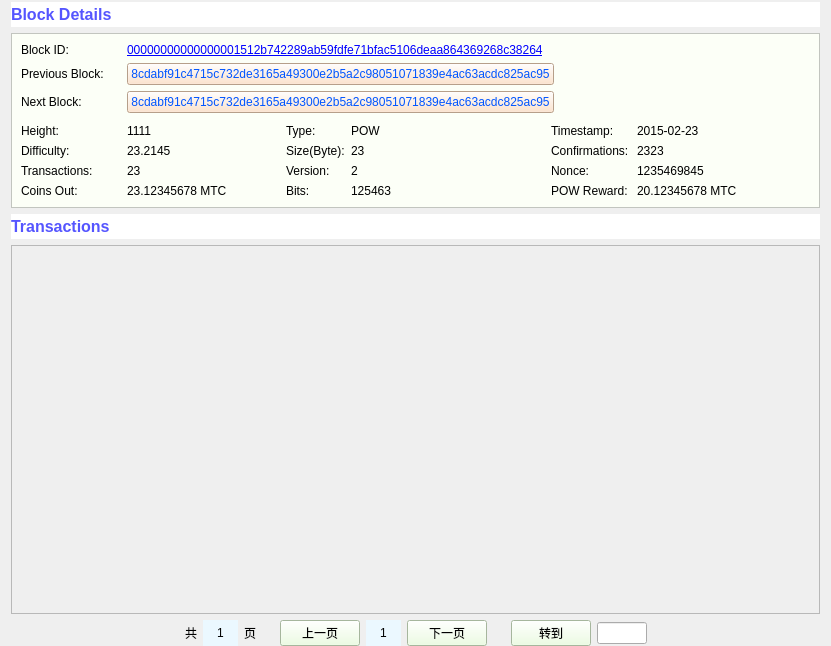
<?xml version="1.0" encoding="UTF-8"?>
<ui version="4.0">
 <class>ExplorerBlock</class>
 <widget class="QWidget" name="ExplorerBlock">
  <property name="geometry">
   <rect>
    <x>0</x>
    <y>0</y>
    <width>831</width>
    <height>646</height>
   </rect>
  </property>
  <property name="windowTitle">
   <string>Form</string>
  </property>
  <layout class="QVBoxLayout" name="verticalLayout_2">
   <property name="topMargin">
    <number>2</number>
   </property>
   <property name="bottomMargin">
    <number>0</number>
   </property>
   <item>
    <widget class="QLabel" name="label">
     <property name="sizePolicy">
      <sizepolicy hsizetype="Preferred" vsizetype="Fixed">
       <horstretch>0</horstretch>
       <verstretch>0</verstretch>
      </sizepolicy>
     </property>
     <property name="minimumSize">
      <size>
       <width>0</width>
       <height>25</height>
      </size>
     </property>
     <property name="styleSheet">
      <string notr="true">background-color: rgb(255, 255, 255);
color: rgb(0, 85, 255);
font: 75 12pt &quot;宋体&quot;;</string>
     </property>
     <property name="text">
      <string>&lt;html&gt;&lt;head/&gt;&lt;body&gt;&lt;p&gt;&lt;span style=&quot; font-size:12pt; font-weight:600; color:#5555ff;&quot;&gt;Block Details&lt;/span&gt;&lt;/p&gt;&lt;/body&gt;&lt;/html&gt;</string>
     </property>
    </widget>
   </item>
   <item>
    <widget class="QFrame" name="frame">
     <property name="styleSheet">
      <string notr="true">background-color: rgb(252, 255, 247);</string>
     </property>
     <property name="frameShape">
      <enum>QFrame::StyledPanel</enum>
     </property>
     <property name="frameShadow">
      <enum>QFrame::Raised</enum>
     </property>
     <layout class="QVBoxLayout" name="verticalLayout">
      <item>
       <layout class="QFormLayout" name="formLayout_2">
        <item row="0" column="0">
         <widget class="QLabel" name="label_23">
          <property name="text">
           <string>Block ID:</string>
          </property>
         </widget>
        </item>
        <item row="0" column="1">
         <widget class="QLabel" name="label_hash">
          <property name="text">
           <string>&lt;!DOCTYPE HTML PUBLIC &quot;-//W3C//DTD HTML 4.0//EN&quot; &quot;http://www.w3.org/TR/REC-html40/strict.dtd&quot;&gt;
&lt;html&gt;&lt;head&gt;&lt;meta name=&quot;qrichtext&quot; content=&quot;1&quot; /&gt;&lt;style type=&quot;text/css&quot;&gt;
p, li { white-space: pre-wrap; }
&lt;/style&gt;&lt;/head&gt;&lt;body style=&quot; font-family:'SimSun'; font-size:9pt; font-weight:400; font-style:normal;&quot;&gt;
&lt;p style=&quot; margin-top:12px; margin-bottom:12px; margin-left:0px; margin-right:0px; -qt-block-indent:0; text-indent:0px;&quot;&gt;&lt;a href=&quot;http://blockexperts.com/wtoc/height/317700&quot;&gt;&lt;span style=&quot; text-decoration: underline; color:#0000ff;&quot;&gt;00000000000000001512b742289ab59fdfe71bfac5106deaa864369268c38264&lt;/span&gt;&lt;/a&gt;&lt;/p&gt;&lt;/body&gt;&lt;/html&gt;</string>
          </property>
         </widget>
        </item>
        <item row="1" column="0">
         <widget class="QLabel" name="label_24">
          <property name="minimumSize">
           <size>
            <width>80</width>
            <height>0</height>
           </size>
          </property>
          <property name="text">
           <string>Previous Block:</string>
          </property>
         </widget>
        </item>
        <item row="1" column="1">
         <layout class="QHBoxLayout" name="horizontalLayout_2">
          <item>
           <widget class="QPushButton" name="pb_preblock">
            <property name="styleSheet">
             <string notr="true">color: rgb(0, 85, 255);
background-color: rgb(255, 222, 193);</string>
            </property>
            <property name="text">
             <string>8cdabf91c4715c732de3165a49300e2b5a2c98051071839e4ac63acdc825ac95</string>
            </property>
           </widget>
          </item>
          <item>
           <spacer name="horizontalSpacer">
            <property name="orientation">
             <enum>Qt::Horizontal</enum>
            </property>
            <property name="sizeHint" stdset="0">
             <size>
              <width>40</width>
              <height>20</height>
             </size>
            </property>
           </spacer>
          </item>
         </layout>
        </item>
        <item row="2" column="0">
         <widget class="QLabel" name="label_25">
          <property name="minimumSize">
           <size>
            <width>100</width>
            <height>0</height>
           </size>
          </property>
          <property name="text">
           <string>Next Block:</string>
          </property>
         </widget>
        </item>
        <item row="2" column="1">
         <layout class="QHBoxLayout" name="horizontalLayout_3">
          <item>
           <widget class="QPushButton" name="pb_nextBlock">
            <property name="styleSheet">
             <string notr="true">color: rgb(0, 85, 255);
background-color: rgb(255, 222, 193);</string>
            </property>
            <property name="text">
             <string>8cdabf91c4715c732de3165a49300e2b5a2c98051071839e4ac63acdc825ac95</string>
            </property>
           </widget>
          </item>
          <item>
           <spacer name="horizontalSpacer_2">
            <property name="orientation">
             <enum>Qt::Horizontal</enum>
            </property>
            <property name="sizeHint" stdset="0">
             <size>
              <width>40</width>
              <height>20</height>
             </size>
            </property>
           </spacer>
          </item>
         </layout>
        </item>
       </layout>
      </item>
      <item>
       <spacer name="verticalSpacer_2">
        <property name="orientation">
         <enum>Qt::Vertical</enum>
        </property>
        <property name="sizeType">
         <enum>QSizePolicy::Fixed</enum>
        </property>
        <property name="sizeHint" stdset="0">
         <size>
          <width>20</width>
          <height>5</height>
         </size>
        </property>
       </spacer>
      </item>
      <item>
       <layout class="QHBoxLayout" name="horizontalLayout">
        <item>
         <layout class="QFormLayout" name="formLayout">
          <item row="0" column="0">
           <widget class="QLabel" name="label_2">
            <property name="text">
             <string>Height:</string>
            </property>
           </widget>
          </item>
          <item row="0" column="1">
           <widget class="QLabel" name="label_height">
            <property name="text">
             <string>1111</string>
            </property>
           </widget>
          </item>
          <item row="1" column="0">
           <widget class="QLabel" name="label_4">
            <property name="text">
             <string>Difficulty:</string>
            </property>
           </widget>
          </item>
          <item row="1" column="1">
           <widget class="QLabel" name="label_difficulty">
            <property name="text">
             <string>23.2145</string>
            </property>
           </widget>
          </item>
          <item row="2" column="0">
           <widget class="QLabel" name="label_7">
            <property name="minimumSize">
             <size>
              <width>100</width>
              <height>0</height>
             </size>
            </property>
            <property name="text">
             <string>Transactions:</string>
            </property>
           </widget>
          </item>
          <item row="2" column="1">
           <widget class="QLabel" name="label_tx">
            <property name="text">
             <string>23</string>
            </property>
           </widget>
          </item>
          <item row="3" column="0">
           <widget class="QLabel" name="label_11">
            <property name="text">
             <string>Coins Out:</string>
            </property>
           </widget>
          </item>
          <item row="3" column="1">
           <widget class="QLabel" name="label_coinsout">
            <property name="text">
             <string>23.12345678 MTC</string>
            </property>
           </widget>
          </item>
         </layout>
        </item>
        <item>
         <layout class="QFormLayout" name="formLayout_3">
          <item row="0" column="0">
           <widget class="QLabel" name="label_3">
            <property name="text">
             <string>Type:</string>
            </property>
           </widget>
          </item>
          <item row="0" column="1">
           <widget class="QLabel" name="label_type">
            <property name="text">
             <string>POW</string>
            </property>
           </widget>
          </item>
          <item row="1" column="0">
           <widget class="QLabel" name="label_5">
            <property name="text">
             <string>Size(Byte):</string>
            </property>
           </widget>
          </item>
          <item row="1" column="1">
           <widget class="QLabel" name="label_size">
            <property name="text">
             <string>23</string>
            </property>
           </widget>
          </item>
          <item row="2" column="0">
           <widget class="QLabel" name="label_6">
            <property name="text">
             <string>Version:</string>
            </property>
           </widget>
          </item>
          <item row="2" column="1">
           <widget class="QLabel" name="label_version">
            <property name="text">
             <string>2</string>
            </property>
           </widget>
          </item>
          <item row="3" column="0">
           <widget class="QLabel" name="label_8">
            <property name="text">
             <string>Bits:</string>
            </property>
           </widget>
          </item>
          <item row="3" column="1">
           <widget class="QLabel" name="label_bits">
            <property name="text">
             <string>125463</string>
            </property>
           </widget>
          </item>
         </layout>
        </item>
        <item>
         <layout class="QFormLayout" name="formLayout_4">
          <item row="0" column="0">
           <widget class="QLabel" name="label_10">
            <property name="text">
             <string>Timestamp:</string>
            </property>
           </widget>
          </item>
          <item row="0" column="1">
           <widget class="QLabel" name="label_timestamp">
            <property name="text">
             <string>2015-02-23</string>
            </property>
           </widget>
          </item>
          <item row="1" column="0">
           <widget class="QLabel" name="label_22">
            <property name="text">
             <string>Confirmations:</string>
            </property>
           </widget>
          </item>
          <item row="1" column="1">
           <widget class="QLabel" name="label_confirmations">
            <property name="text">
             <string>2323</string>
            </property>
           </widget>
          </item>
          <item row="2" column="0">
           <widget class="QLabel" name="label_9">
            <property name="text">
             <string>Nonce:</string>
            </property>
           </widget>
          </item>
          <item row="2" column="1">
           <widget class="QLabel" name="label_nonce">
            <property name="text">
             <string>1235469845</string>
            </property>
           </widget>
          </item>
          <item row="3" column="0">
           <widget class="QLabel" name="label_12">
            <property name="minimumSize">
             <size>
              <width>80</width>
              <height>0</height>
             </size>
            </property>
            <property name="text">
             <string>POW Reward:</string>
            </property>
           </widget>
          </item>
          <item row="3" column="1">
           <widget class="QLabel" name="label_wtoreward">
            <property name="text">
             <string>20.12345678 MTC</string>
            </property>
           </widget>
          </item>
         </layout>
        </item>
       </layout>
      </item>
     </layout>
    </widget>
   </item>
   <item>
    <widget class="QLabel" name="label_26">
     <property name="sizePolicy">
      <sizepolicy hsizetype="Preferred" vsizetype="Fixed">
       <horstretch>0</horstretch>
       <verstretch>0</verstretch>
      </sizepolicy>
     </property>
     <property name="minimumSize">
      <size>
       <width>0</width>
       <height>25</height>
      </size>
     </property>
     <property name="styleSheet">
      <string notr="true">background-color: rgb(255, 255, 255);
color: rgb(0, 85, 255);
font: 75 12pt &quot;宋体&quot;;</string>
     </property>
     <property name="text">
      <string>&lt;html&gt;&lt;head/&gt;&lt;body&gt;&lt;p&gt;&lt;span style=&quot; font-size:12pt; font-weight:600; color:#5555ff;&quot;&gt;Transactions&lt;/span&gt;&lt;/p&gt;&lt;/body&gt;&lt;/html&gt;</string>
     </property>
    </widget>
   </item>
   <item>
    <widget class="QScrollArea" name="scrollArea">
     <property name="widgetResizable">
      <bool>true</bool>
     </property>
     <widget class="QWidget" name="scrollAreaWidgetContents">
      <property name="geometry">
       <rect>
        <x>0</x>
        <y>0</y>
        <width>811</width>
        <height>358</height>
       </rect>
      </property>
      <layout class="QVBoxLayout" name="verticalLayout_3">
       <property name="leftMargin">
        <number>0</number>
       </property>
       <property name="topMargin">
        <number>0</number>
       </property>
       <property name="rightMargin">
        <number>0</number>
       </property>
       <property name="bottomMargin">
        <number>0</number>
       </property>
       <item>
        <layout class="QVBoxLayout" name="entries">
         <property name="spacing">
          <number>6</number>
         </property>
        </layout>
       </item>
       <item>
        <spacer name="verticalSpacer">
         <property name="orientation">
          <enum>Qt::Vertical</enum>
         </property>
         <property name="sizeHint" stdset="0">
          <size>
           <width>20</width>
           <height>40</height>
          </size>
         </property>
        </spacer>
       </item>
      </layout>
     </widget>
    </widget>
   </item>
   <item>
    <layout class="QHBoxLayout" name="horizontalLayout_4">
     <item>
      <spacer name="horizontalSpacer_4">
       <property name="orientation">
        <enum>Qt::Horizontal</enum>
       </property>
       <property name="sizeHint" stdset="0">
        <size>
         <width>18</width>
         <height>20</height>
        </size>
       </property>
      </spacer>
     </item>
     <item>
      <widget class="QLabel" name="label_13">
       <property name="text">
        <string>共</string>
       </property>
      </widget>
     </item>
     <item>
      <widget class="QLabel" name="label_totalpage">
       <property name="minimumSize">
        <size>
         <width>35</width>
         <height>0</height>
        </size>
       </property>
       <property name="styleSheet">
        <string notr="true">background-color: rgb(235, 248, 255);</string>
       </property>
       <property name="text">
        <string>1</string>
       </property>
       <property name="alignment">
        <set>Qt::AlignCenter</set>
       </property>
      </widget>
     </item>
     <item>
      <widget class="QLabel" name="label_15">
       <property name="minimumSize">
        <size>
         <width>30</width>
         <height>0</height>
        </size>
       </property>
       <property name="text">
        <string>页</string>
       </property>
      </widget>
     </item>
     <item>
      <widget class="QPushButton" name="pushButton_prepage">
       <property name="styleSheet">
        <string notr="true">background-color: rgb(233, 255, 220);</string>
       </property>
       <property name="text">
        <string>上一页</string>
       </property>
      </widget>
     </item>
     <item>
      <widget class="QLabel" name="label_curpage">
       <property name="minimumSize">
        <size>
         <width>35</width>
         <height>0</height>
        </size>
       </property>
       <property name="styleSheet">
        <string notr="true">background-color: rgb(235, 248, 255);</string>
       </property>
       <property name="text">
        <string>1</string>
       </property>
       <property name="alignment">
        <set>Qt::AlignCenter</set>
       </property>
      </widget>
     </item>
     <item>
      <widget class="QPushButton" name="pushButton_nextpage">
       <property name="styleSheet">
        <string notr="true">background-color: rgb(233, 255, 220);</string>
       </property>
       <property name="text">
        <string>下一页</string>
       </property>
      </widget>
     </item>
     <item>
      <spacer name="horizontalSpacer_3">
       <property name="orientation">
        <enum>Qt::Horizontal</enum>
       </property>
       <property name="sizeType">
        <enum>QSizePolicy::Fixed</enum>
       </property>
       <property name="sizeHint" stdset="0">
        <size>
         <width>18</width>
         <height>20</height>
        </size>
       </property>
      </spacer>
     </item>
     <item>
      <widget class="QPushButton" name="pushButton_goto">
       <property name="styleSheet">
        <string notr="true">background-color: rgb(233, 255, 220);</string>
       </property>
       <property name="text">
        <string>转到</string>
       </property>
      </widget>
     </item>
     <item>
      <widget class="QLineEdit" name="lineEdit_gotopage">
       <property name="maximumSize">
        <size>
         <width>50</width>
         <height>16777215</height>
        </size>
       </property>
      </widget>
     </item>
     <item>
      <spacer name="horizontalSpacer_5">
       <property name="orientation">
        <enum>Qt::Horizontal</enum>
       </property>
       <property name="sizeHint" stdset="0">
        <size>
         <width>40</width>
         <height>20</height>
        </size>
       </property>
      </spacer>
     </item>
    </layout>
   </item>
  </layout>
 </widget>
 <resources/>
 <connections/>
</ui>
